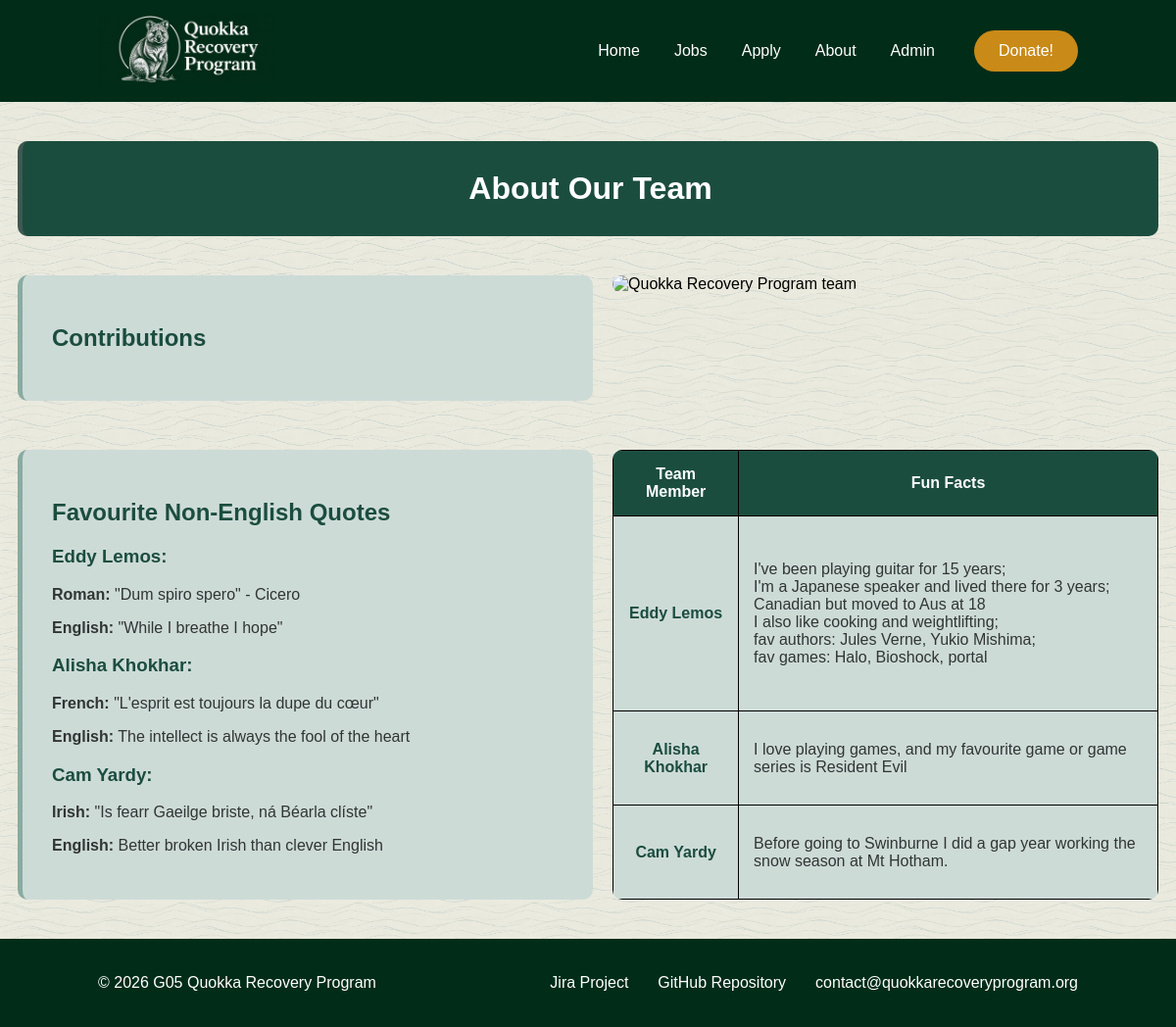
The page /about.php on the database as committed earlier.
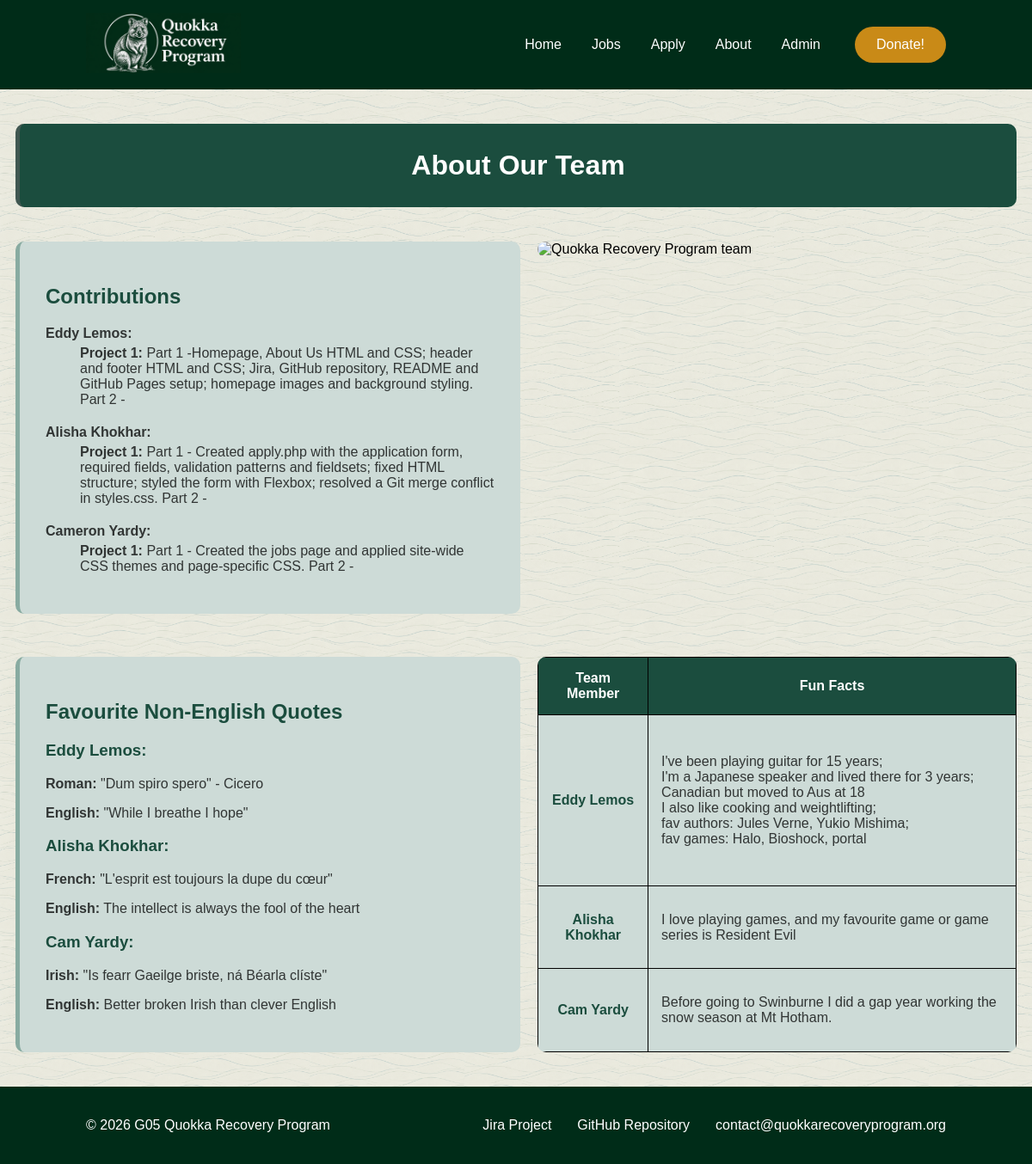
The same page on the database as committed later.
### tables this page shows
CREATE TABLE IF NOT EXISTS `team_contributions` (
    `contribution_id` INT NOT NULL AUTO_INCREMENT,
    `member_name` VARCHAR(100) NOT NULL,
    `project_number` INT NOT NULL,
    `contribution_details` TEXT NOT NULL,
    PRIMARY KEY (`contribution_id`)
);

### about.php (the view, shortened to what this page needs)
<?php
include 'header.inc';
?>
  <main>
        <h1 id="about-title" style="text-align: center;">About Our Team</h1>
        <section id="team">
          <article>
              <h2>Contributions</h2>
              <dl>
                <?php
                $members_query = "SELECT DISTINCT member_name
                                FROM team_contributions
                                ORDER BY contribution_id";
                $members_result = mysqli_query($conn, $members_query);
                while ($member = mysqli_fetch_assoc($members_result)) {
                    echo "<dt><strong>" . $member['member_name'] . ":</strong></dt>";
                    $member_name = $member['member_name'];
                    $contributions_query = "SELECT * FROM team_contributions
                                            WHERE member_name = '$member_name'
                                            ORDER BY project_number";
                    $contributions_result = mysqli_query($conn, $contributions_query);
                    while ($contribution = mysqli_fetch_assoc($contributions_result)) {
                        echo "<dd><strong>Project "
                            . $contribution['project_number']
                            . ":</strong> "
                            . $contribution['contribution_details']
                            . "</dd>";
                    }
                }
                ?>
              </dl>
          </article>
          <figure>
              <img src="images/rangers.png"
                    alt="Quokka Recovery Program team" />
          </figure>
      </section>
      <section id="team-details">
          <article>
              <h2>Favourite Non-English Quotes</h2>
              <h3>Eddy Lemos:</h3>
              <p>
                  <strong>Roman:</strong>
                  "Dum spiro spero" - Cicero
              </p>
              <p>
                  <strong>English:</strong>
                  "While I breathe I hope"
              </p>
              <h3>Alisha Khokhar:</h3>
              <p>
                  <strong>French:</strong>  "L'esprit est toujours la dupe du cœur"
              </p>
              <p>
                  <strong>English:</strong> The intellect is always the fool of the heart
              </p>
              <h3>Cam Yardy:</h3>
              <p>
                  <strong>Irish:</strong> "Is fearr Gaeilge briste, ná Béarla clíste"
              </p>
              <p>
                  <strong>English:</strong> Better broken Irish than clever English
              </p>
          </article>
          <table>
              <thead>
                  <tr>
                      <th scope="col">Team Member</th>
                      <th scope="col">Fun Facts</th>
                  </tr>
              </thead>
              <tbody>
                  <tr>
                      <th scope="row">Eddy Lemos</th>
                      <td>
                          I've been playing guitar for 15 years; <br>I'm a Japanese speaker and lived there for 3 years;<br>Canadian but moved to Aus at 18 <br>I also like cooking and weightlifting; <br>fav authors: Jules Verne, Yukio Mishima; <br>fav games: Halo, Bioshock, portal
                      </td>
                  </tr>
                  <tr>
                      <th scope="row">Alisha Khokhar</th>
                      <td>
                           I love playing games, and my favourite game or game series is Resident Evil
                      </td>
                  </tr>
                  <tr>
                      <th scope="row">Cam Yardy</th>
                      <td>
                          Before going to Swinburne I did a gap year working the snow season at Mt Hotham.
                      </td>
                  </tr>
              </tbody>
          </table>
      </section>
  </main>
<?php include 'footer.inc'; ?>

### nav.inc
<?php
$nav_links = [
    'index.php' => 'Home',
    'jobs.php'  => 'Jobs',
    'apply.php' => 'Apply',
    'about.php' => 'About',
    'manage.php' => 'Admin'
];
?>
<nav aria-label="Main navigation">
<?php foreach ($nav_links as $file => $label): ?>
  <a href="<?php echo $file; ?>"<?php if ($current_page === $file) { echo ' aria-current="page"'; } ?>><?php echo $label; ?></a>
<?php endforeach; ?>
</nav>

Rows that differ between the two databases and show on the page:
added team_contributions: project_number "1", contribution_details "Part 1 -Homepage, About Us HTML and CSS; header and footer HTML and CSS; Jira, GitHub repository, README and GitHub Pages setup; homepage images and background styling. Part 2 -", shown under "Eddy Lemos"
added team_contributions: project_number "1", contribution_details "Part 1 - Created apply.php with the application form, required fields, validation patterns and fieldsets; fixed HTML structure; styled the form with Flexbox; resolved a Git merge conflict in styles.css. Part 2 -", shown under "Alisha Khokhar"
added team_contributions: project_number "1", contribution_details "Part 1 - Created the jobs page and applied site-wide CSS themes and page-specific CSS. Part 2 -", shown under "Cameron Yardy"
Other text that changed with them:
new list line: "Eddy Lemos :"
new list line: "Alisha Khokhar :"
new list line: "Cameron Yardy :"
